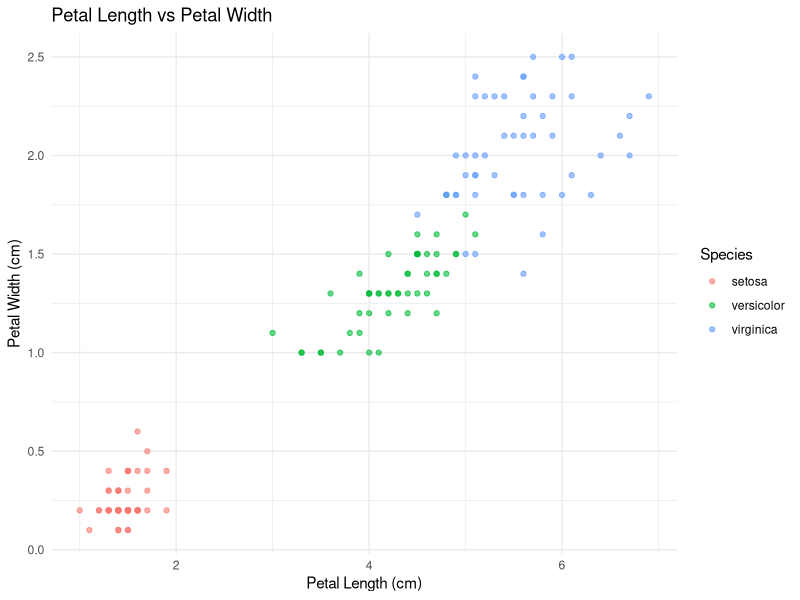

The R source for this figure:
## ---- chunk 1
data("iris")
## ---- chunk 2
head(iris)
tail(iris)
## ---- chunk 3
summary(iris)
## ---- chunk 4
library(ggplot2)

# Create the scatter plot
ggplot(iris, aes(x = Petal.Length, y = Petal.Width, color = Species)) +
  geom_point(alpha = 0.6) +
  labs(title = "Petal Length vs Petal Width",
       x = "Petal Length (cm)",
       y = "Petal Width (cm)",
       color = "Species") +
  theme_minimal()
